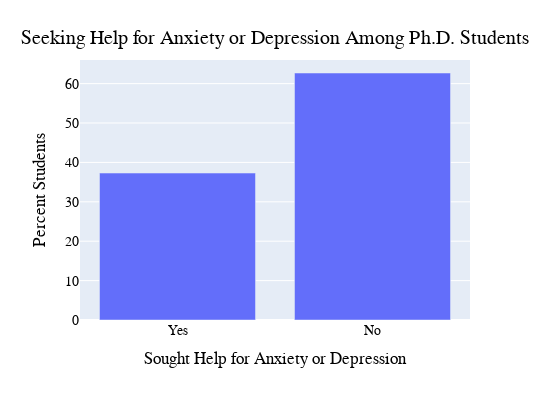

The cell this chart's notebook holds for it:
### Markdown cell above
## 4. Target distribution

### Code cell
vis_data = df.copy()
vis_data = vis_data[((vis_data['Q28'] == 'Yes') | (vis_data['Q28'] == 'No'))]
q28_yes = vis_data.copy()
q28_no = vis_data.copy()
q28_yes = q28_yes['Q28']
q28_yes.replace('Yes', 1, inplace = True)
q28_yes.replace('No', 0, inplace = True)
q28_no = q28_no['Q28']
q28_no.replace('Yes', 0, inplace = True)
q28_no.replace('No', 1, inplace = True)

q28_no_s = q28_no.sum()
q28_yes_s = q28_yes.sum()
q28_sums = [q28_no_s, q28_yes_s]

q28_no = (q28_no.sum()/len(vis_data['Q28'])*100)
q28_yes = (q28_yes.sum()/len(vis_data['Q28'])*100)

target_bar = pd.DataFrame(pd.Series({'Yes' : q28_yes,
                                     'No' : q28_no}))

target_bar = target_bar.reset_index()
target_bar = target_bar.rename(columns={"index" : "choice",
                                       0 : "number"})


fig = px.bar(target_bar, x="choice", y="number",
            labels = {'choice' : 'Sought Help for Anxiety or Depression',
                     'number': 'Percent Students'}, height = 400, width = 550)
fig.update_layout( title={
        'text': 'Seeking Help for Anxiety or Depression Among Ph.D. Students',
        'x' : 0.5,
        'xanchor': "center",
        'yanchor': 'top'},
             font=dict(
        family="Droid Sans",
        size=14,
        color="#000000"))
fig.show()

### Figure 1 — Plotly figure (JSON) as saved in the notebook; plotly's stock layout.template omitted (floating-point values rounded to 4 significant figures)
{"data": [{"alignmentgroup": "True", "hoverlabel": {"namelength": 0}, "hovertemplate": "Sought Help for Anxiety or Depression=%{x}<br>Percent Students=%{y}", "legendgroup": "", "marker": {"color": "#636efa"}, "name": "", "offsetgroup": "", "orientation": "v", "showlegend": false, "textposition": "auto", "type": "bar", "x": ["Yes", "No"], "xaxis": "x", "y": [37.3, 62.7], "yaxis": "y"}], "layout": {"barmode": "relative", "font": {"color": "#000000", "family": "Droid Sans", "size": 14}, "height": 400, "legend": {"tracegroupgap": 0}, "margin": {"t": 60}, "title": {"text": "Seeking Help for Anxiety or Depression Among Ph.D. Students", "x": 0.5, "xanchor": "center", "yanchor": "top"}, "width": 550, "xaxis": {"anchor": "y", "domain": [0, 1], "title": {"text": "Sought Help for Anxiety or Depression"}}, "yaxis": {"anchor": "x", "domain": [0, 1], "title": {"text": "Percent Students"}}}}
